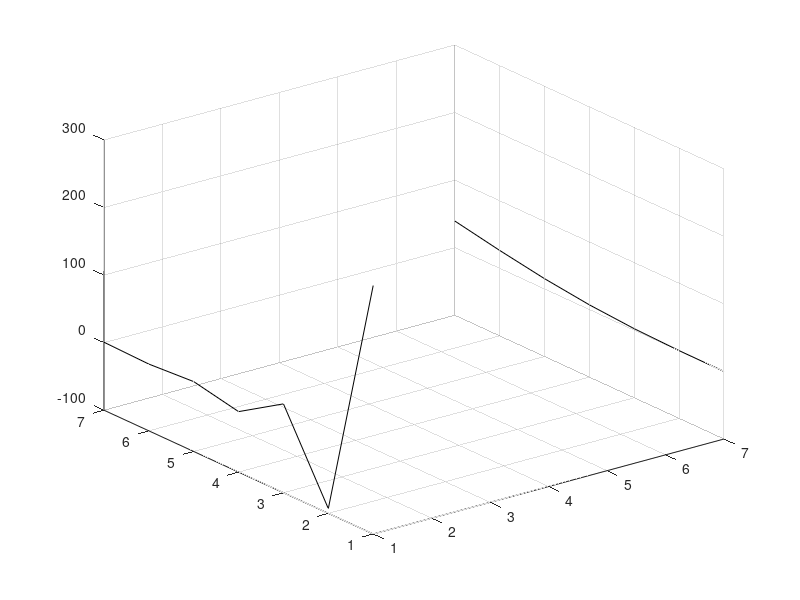
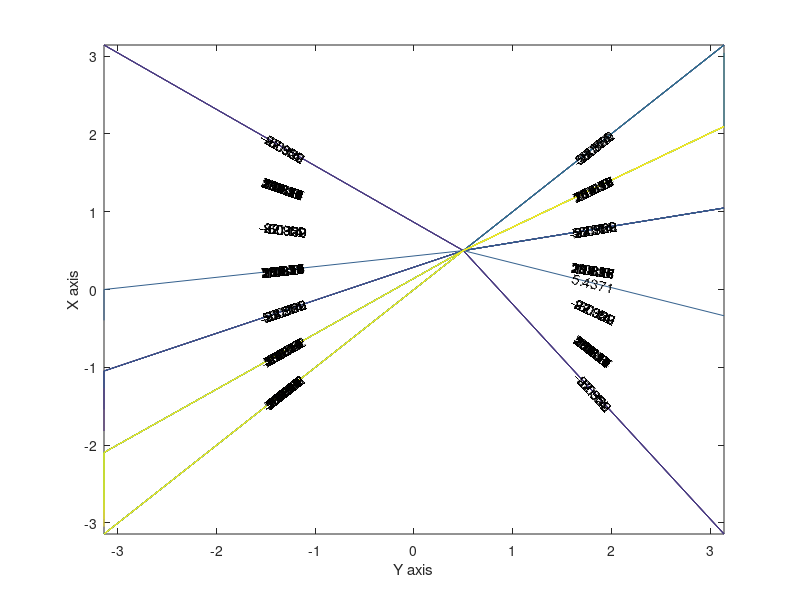

Recreate these plots in MATLAB, in order.
%Travis Franks 1372696 Helmholtz Equation Final Project Gauss Seidel Method
clear all
clc
%Setting the value of X_Internal_Nodes, the number of elements along X-domain:
X_Internal_Nodes = input('Enter value of X_Internal_Nodes, the number of internal nodes for the X-domain: ');
%Setting the value of Y_Internal_Nodes, the number of elements along
%Y-domain:
Y_Internal_Nodes = input('Enter value of Y_Internal_Nodes, the number of internal nodes for the Y-domain: ');
%Setting the value of C (capital lambda in problem statement):
C = input('Enter value of C, the given constant for capital lambda: ');
%Setting the value of Es, the acceptable limit of error for system convergence:
Es = 10^-10;
%Defining L, the length of the X and Y domains:
L = 2 * pi();
%Determining DX and DY, the change of X and Y respectively from element to
%element:
DX = L / (X_Internal_Nodes + 1);
DY = L / (Y_Internal_Nodes + 1);
%Defining coefficients, A and B, that remain constant throughout matrix operations:
A = C - (2 * (DX^2)) - (2 * (DY^2));
B = (DX^2) * (DY^2);
%Determining number of elements  on both X and Y domains, so as to only
%perform the calculation one time for optimization:
N = X_Internal_Nodes + 2; %N = number of X domain values
M = Y_Internal_Nodes + 2; %M = number of Y domain values
%Performing setup for Gauss-Seidel Approximation that will solve for U values
%(unknown solution values over X and Y domains):
U = zeros(N,M);
W = zeros(N,M);
Z = 0; %Z functions as a counter for number of iterations performed during Gauss-Seidel
Error = zeros(N,M-2); %(M-2) rather than just M because the Dirichlet Boundary Conditions cause two rows to have constant values and therefore will have an error of 0 per iteration (optimal to exclude unnecessary repeated calculations) 
Ea = 100; %Provides initial value of Ea, or the relative iterative error, for the Gauss_Seidel Approximation
%Solving for U values defined by Dirichlet Boundary Conditions that will
%remain constant as Gauss Seidel iterations are performed:
for i = 1:N
    U(i,1) = cos(pi() * DX * (i-1)) * cosh((2 * pi()) - (DX * (i-1)));
    U(i,M) = ((i-1) * DX)^2 * sin(((i-1) * DX) / 4);
end
%Defining node indexing points to be used for the general form of the
%discretization:
NN = N-1;
MM = M-1;
%Performing Gauss Seidel Approximation to solve for U values:
if (A ~= 0)%Set condition for just in case the variable coefficient is equal to zero from a poor choice in nodes along X and Y domains, as it will function as a denominator
    while (Ea > Es)
        %Evaluating for U (solution) values defined by Neumann Boundary
        %Conditions that are evaluated by Gauss-Seidel Method
        for j = 2:MM
            W(1,j) = U(1,j); %W saves value of U for error calculation
            U(1,j) = (- 2 * (DY^2) * U(2,j) - (DX^2) * U(1,j-1) - (DX^2) * U(1,j+1)) / A;  %cos((pi() / 2) * (0 + 1)) = 0 so Fi,j = 0, Neumann condition for X = -pi
            Error(1,j) = abs((U(1,j) - W(1,j)) / U(1,j)); %Computes relative error for this calculation inside this iteration
            
            W(N,j) = U(N,j); %W saves value of U for error calculation
            U(N,j) = (- 2 * (DY^2) * U(NN,j) - (DX^2) * U(N,j-1) - (DX^2) * U(N,j+1)) / A; %cos(3 * pi() / 2) = 0 so Fi,j = 0, Neumann condition for X = pi
            Error(N,j) = abs((U(N,j) - W(N,j)) / U(N,j)); %Computes relative error for this calculation inside this iteration
        end
        %Evaluating for general expression (internal nodes):
        for j = 2:MM
            for i = 2:NN
                W(i,j) = U(i,j); %W saves value of U for error calculation
                U(i,j) = (B * (cos((pi() / 2) * ((((i-1) * DX) / pi()) + 1)) * sin(((j - 1) * DY) / 2)) - (DY^2) * U(i-1,j) - (DY^2) * U(i+1,j) - (DX^2) * U(i,j-1) - (DX^2) * U(i,j+1)) / A;
                Error(i,j) = abs((U(i,j) - W(i,j)) / U(i,j)); %Computes relative error for this calculation inside this iteration
            end
        end
        Ea = max(max(Error));
        Z = Z + 1;
    end
else
    disp('Select a different number of nodes for X or Y domain or change the value of C, the given constant for capital lambda.')
end
%%Plotting visualizations for ease of interpretation of results:

figure
surf(U) %Produces surface plot of solution matrix for Helmholtz equation:

%Plotting contour lines of U, the solution matrix for 2-D interpretation of
%results obtained:
for i = 1:N
    X(i,1) = -pi() + (i-1) * DX; %Defines values along X-axis for plot, from -pi to pi along X domain
end
for j = 1:M
    Y(j,1) = -pi() + (j-1) * DY; %Defines values along Y-axis for plot, from -pi to pi along Y domain
end
figure
[Matrix, Object] = contour(Y, X, U); %Plots the contour of the solution matrix
xlabel('Y axis'), ylabel('X axis')
clabel(Matrix, Object) %Labels the peak values for all of the contour lines
%%
%Assuming square matrix, only converges with 14X14 matrix size, anything
%lower(<13X13) diverges and fails. Test for correctness, then robustness (Works for all values for lambda = 0).
%Once proven correct, move to reduce time in code by loop unrolling, in
%which you approach from topleft corner of domain at the same time that you
%solve from the bottom left corner (as is already implemented). Then
%introduce restart points with save/load commands at approximately every 2 minutes of
%running (use tic/toc commands and save a time variable that adds like a
%counter for each loop. Then check over code for other potential
%optimizations. Finally, solve with SOR, experimenting with different
%values of lambda between 1 and 2 for the fastest one (may be dependent on
%number of nodes in each domain). Then plot both appoximations and do
%report.
